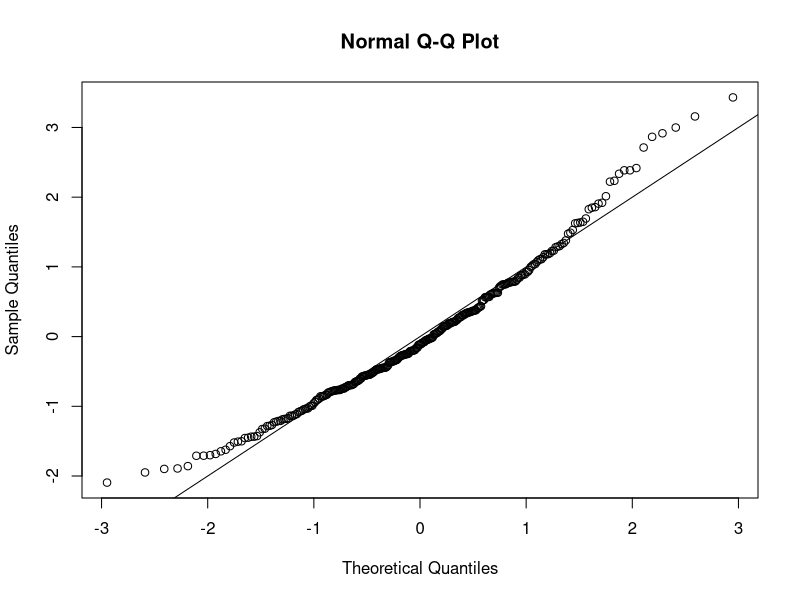
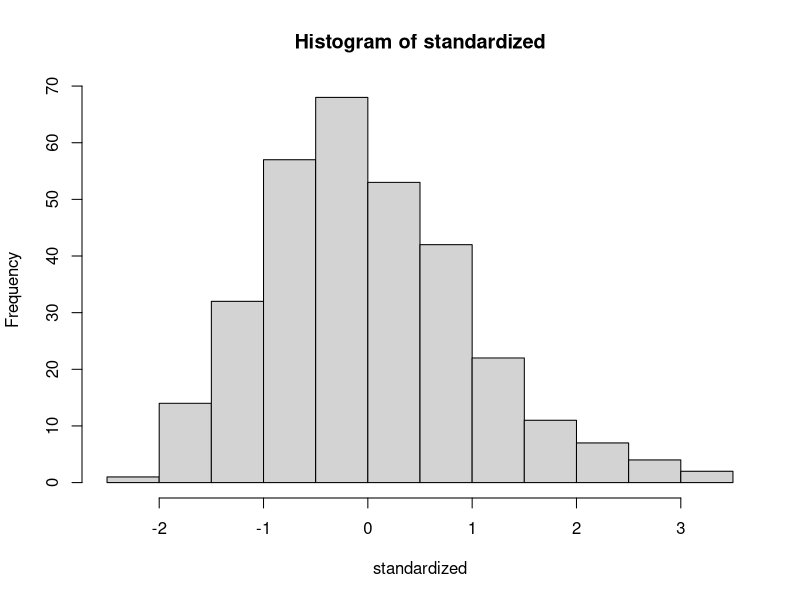
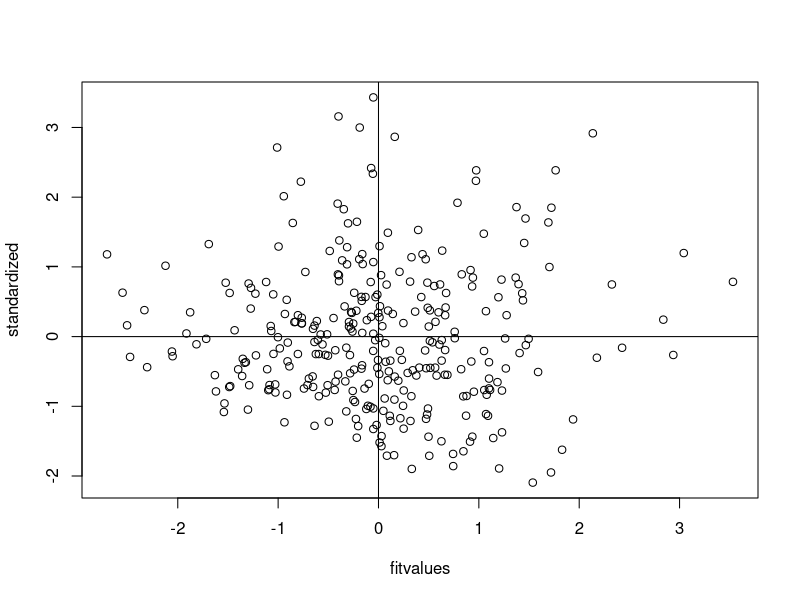

The R script that drew these images, in order: (Note: this script raises an error after producing the figures.)
setwd("E:/GA/Scales")
master = read.csv("Meaning_Scales_ExpressionsOfLifeMeaning_RR_RN_Paper.csv")
summary(master)

##Reverse Code. No Reverse Coding.

####DATA SCREENING####

##Missing Data##
library(mice)
percentmiss = function(x){ sum(is.na(x))/length(x) *100 }

##Going by rows ONLY
##here I excluded the first two columns because they were 
##included for everyone as IDs, so I don't want to count that
##as part of the percent toward what they did
notypos = master
missing = apply(notypos[ , 3:42], 1, percentmiss) 
table(missing)

##replace only the data that you should
replacepeople = notypos[ missing <= 5 , ]  
dontpeople = notypos[ missing > 5 , ]

##figure out the columns to exclude (survey data)
apply(replacepeople, 2, percentmiss)
replacecolumn = replacepeople[ , -c(1,2,43)]
dontcolumn = replacepeople[ , c(1,2,43)]

##let's mice it!
tempnomiss = mice(replacecolumn)
nomiss = complete(tempnomiss, 1)
summary(nomiss)

##put everything back together
filledin_none = cbind(dontcolumn, nomiss)
summary(filledin_none)

##Outliers##
mahal = mahalanobis(filledin_none[ , -c(1:3)], 
                    colMeans(filledin_none[ , -c(1:3)], na.rm = TRUE),
                    cov(filledin_none[ , -c(1:3)], use="pairwise.complete.obs"))

summary(mahal)
cutoff = qchisq(.999,ncol(filledin_none[ , -c(1:3)])) 
summary(mahal < cutoff)
noout = filledin_none[ mahal < cutoff, ]

##additivity: correlations
correlations = cor(noout[,-c(1:3)], use="pairwise.complete.obs")
symnum(correlations)

##make the random stuff
random = rchisq(nrow(noout), 7)
##be sure here not to include the ID columns!
fake = lm(random~., data=noout[ , -c(1:3)])

##get the linearity plot
##create the standardized residuals
standardized = rstudent(fake)
qqnorm(standardized)
abline(0,1)

##multivariate normality
hist(standardized, breaks=15)

##homogeneity and homoscedaticity
fitvalues = scale(fake$fitted.values)
plot(fitvalues, standardized) 
abline(0,0)
abline(v = 0)

##Scoring
ELM <- rowSums(noout[, c(4:43)])
summary(ELM)

library(lavaan)
##data sets
nooutnop = subset(noout, Source < 2)
nomissnop = subset(filledin_none, Source < 2)

notrandom = subset(nomissnop, Source == 0)
random = subset(nomissnop, Source == 1)

overallmodel = '
RS =~ Q108_1 + Q108_2 + Q108_3 + Q108_4 + Q108_5 + Q108_6 + Q108_7 + Q108_8 +
Q108_9 + Q108_10 + Q108_11 + Q108_12 + Q108_13 + Q108_14 + Q108_15 + Q108_16 +
Q108_17 + Q108_18 + Q108_19 + Q108_20 + Q108_21 + Q108_22 + Q108_23 + Q108_24 +
Q108_25 + Q108_26 + Q108_27 + Q108_28 + Q108_28 + Q108_29 + Q108_30 + Q108_31 +
Q108_32 + Q108_33 + Q108_34 + Q108_35 + Q108_36 + Q108_37 + Q108_38 + Q108_39 +
Q108_40' 


##fit for overall (excluding paper)
overall.fit = cfa(model = overallmodel, 
                  data = nomissnop, 
                  meanstructure = TRUE)

summary(overall.fit, 
        standardized=TRUE, 
        rsquare=TRUE, 
        fit.measure = TRUE) ##no heywood cases

##fit for random 
random.fit = cfa(overallmodel, 
                 data = random, 
                 meanstructure = TRUE)
summary(random.fit, 
        standardized = TRUE, 
        rsquare = TRUE, 
        fit.measure = TRUE)

##fit for not random 
notrandom.fit = cfa(overallmodel, 
                    data = notrandom, 
                    meanstructure = TRUE)
summary(notrandom.fit, 
        standardized = TRUE, 
        rsquare = TRUE, 
        fit.measure = TRUE)

library(semTools)

multisteps = measurementInvariance(overallmodel, 
                                   data = nomissnop, 
                                   group = 'Source', 
                                   strict = T)

fitmeasures(multisteps$fit.configural)
fitmeasures(multisteps$fit.loadings)
fitmeasures(multisteps$fit.intercepts)
fitmeasures(multisteps$fit.residuals)

## It broke down at Scalar Invariance 

partial = partialInvariance(multisteps, 
                            type = "intercepts")
##save only the results for easier viewing
interceptsfree = partial$results

##click on the name, sort by FREE CFI 
##release the biggest one first

multisteps2 = measurementInvariance(overallmodel,  
                                    data = nomissnop, 
                                    group = "Source",
                                    strict = T,
                                    group.partial = c(QQ108_19~1 , QQ108_15~1 ,
                                                        Q108_11~1, Q108_23~1 ,
                                                      Q108_9~1, Q108_16~1, Q108_2~1))

## Allow for question 19, 15, 11, 23, 9, 16, and 2 to vary
